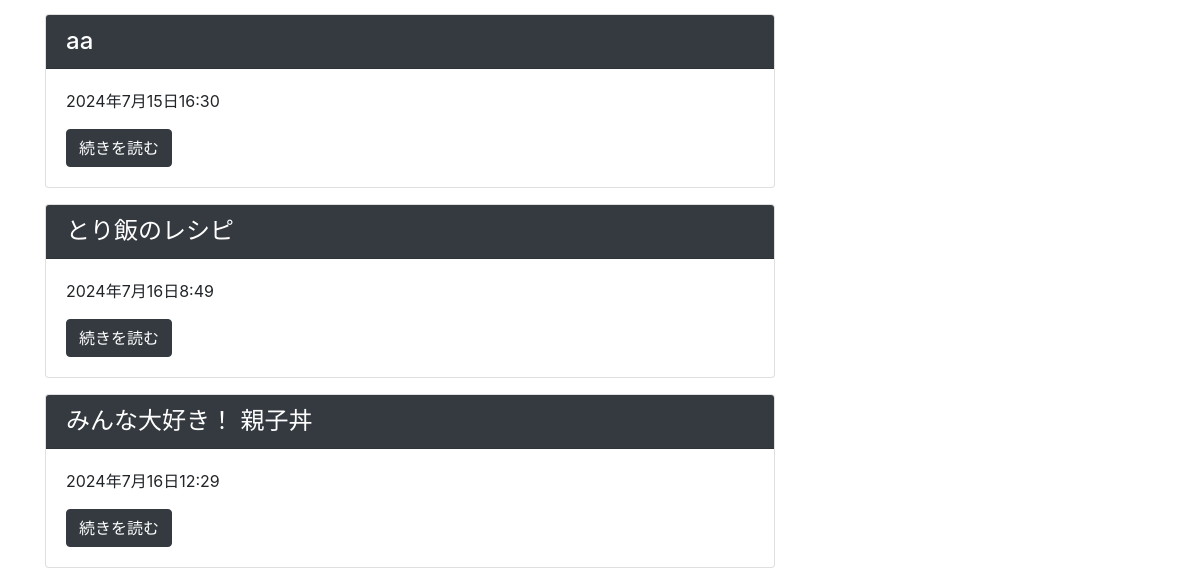
Before: / (lower part) with the older database file.
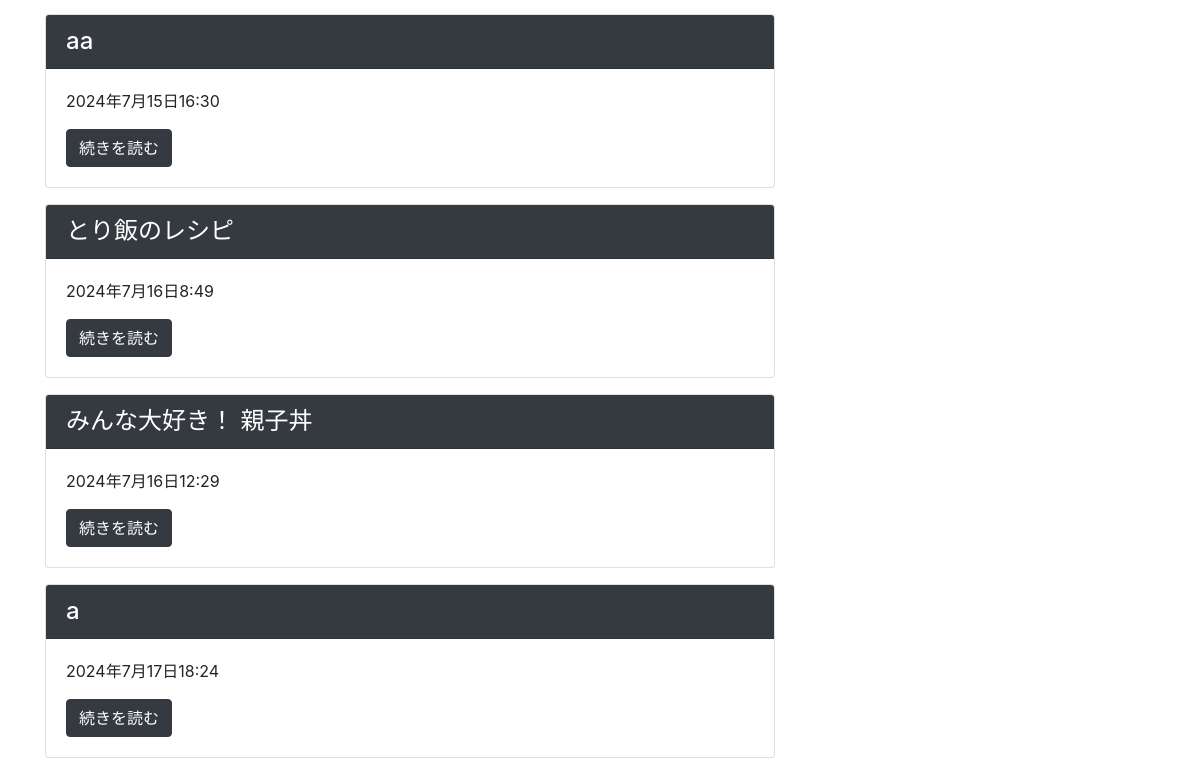
After: the same page with the newer database file.
### cook/models.py (models this page shows, shortened)
class Post(models.Model):
    title=models.CharField('タイトル',max_length=20)
    text=models.TextField('本文')
    created_at=models.DateTimeField('日付',default=timezone.now)

### cook/views.py (the view)
# urls.py: path('',views.IndexView.as_view(),name='index'),
class IndexView(generic.ListView):
    model=Post

### cook/templates/cook/post_list.html (shortened to what this page needs)
{% extends 'cook/base.html' %}
{% block content %}
{% for post in post_list %}
<div class="card mb-3">
    <h4 class="card-header bg-dark text-white">
    {{post.title}}
    </h4>
    <div class="card-body">
      <p>{{post.created_at}}</p>
      <a href="{% url 'cook:detail' post.pk %}" class="btn btn-primary btn-dark">続きを読む</a>
    </div>
</div>
{% endfor %}
{% endblock %}

Changed rows visible on the page:
added Post: title "a", created_at "2024年7月17日18:24"
